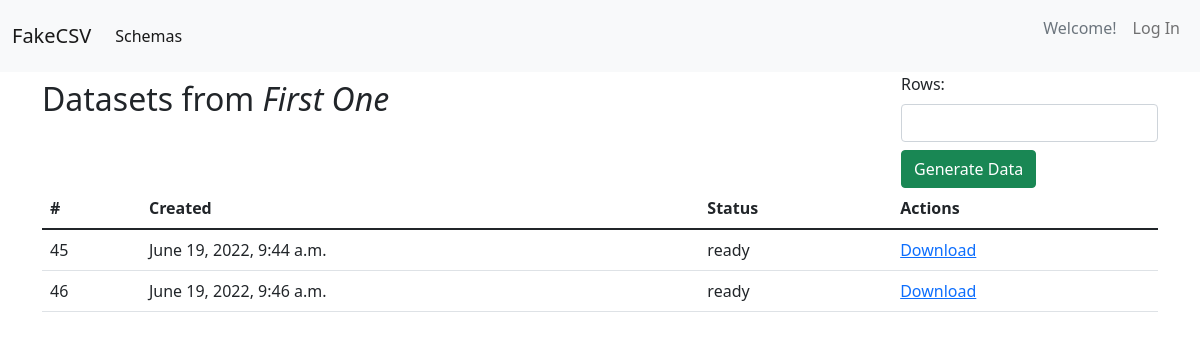
Screenshot of /csv/datasets/23/ with the database file from the repository.
### csvmaker/models.py (models this page shows, shortened)
class Schema(models.Model):
    title = models.CharField(max_length=50)
    author = models.ForeignKey(User, on_delete=models.CASCADE, blank=True, null=True)
    slug = models.SlugField(unique=True, allow_unicode=True)
    delimiter = models.CharField(max_length=1, choices=DELIMITERS_CHOICES, default=',')
    string_quote = models.CharField(max_length=1, choices=STRING_QUOTE_CHOICES, default='"')
    columns = models.ManyToManyField(Column)
    timestamp = models.DateTimeField(auto_now_add=True)
    updated = models.DateTimeField(auto_now=True)
    @property
    def all_datasets(self):
        return self.datasets.all()

class Dataset(models.Model):
    schema = models.ForeignKey(Schema, on_delete=models.SET_NULL, null=True, related_name='datasets')
    timestamp = models.DateTimeField(auto_now_add=True)
    status = models.CharField(max_length=20, choices=DATASET_STATUS_CHOICES, default='none')
    num_rows = models.PositiveIntegerField(default=0)
    filename = models.CharField(max_length=200, blank=True, null=True)
    path_to_file = models.CharField(max_length=200, blank=True, null=True)
    task_id = models.CharField(max_length=200, blank=True, null=True)

### csvmaker/views.py (the view)
# urls.py: path('datasets/<int:id>/', views.single_schema_datasets, name='single'),
def single_schema_datasets(request, id):
    schema_obj = get_object_or_404(Schema, id=id)
    datasets = schema_obj.all_datasets
    context = {
        'schema': schema_obj,
        'datasets': datasets
    }
    return render(request, 'csvmaker/single.html', context)

### csvmaker/templates/csvmaker/single.html (shortened to what this page needs)
{% extends 'base.html' %}
{% load static %}
{% block content %}
  <div class="d-flex justify-content-between">
    <p class='h2 mt-2'>Datasets from <i>{{schema.title}}</i></p>
    <div class="form-group">
      <form action="{% url 'csvmaker:generate' id=schema.id %}" method="post" >
        <label for="num_rows" class='form-label'>Rows:</label>
        <input class='form-control' type="number" min='0' required name="num_rows" value="">
        <button type="submit" class='btn btn-success mt-2' name="button">Generate Data</button>
      </form>
    </div>
  </div>
  <table class='table'>
    <thead>
      <th>#</th>
      <th>Created</th>
      <th>Status</th>
      <th>Actions</th>
    </thead>
  {% for dataset in datasets %}
    <tr data-index='{{dataset.id}}'>
      <td>{{dataset.id}}</td>
      <td>
          {{dataset.timestamp}}
      </td>
      <td>{{dataset.status}}
      </td>
      <td>
        {% if dataset.status == 'ready' %}
          <a href="{% url 'csvmaker:download' id=dataset.id %}">Download</a>
        {% endif %}
      </td>
    </tr>
  {% empty %}
    <h3>No datasets yet. Generate one!</h3>
  {% endfor %}
  </table>
{% endblock %}

### rows the page displays
Schema: title "First One"
Dataset: id "45", timestamp "June 19, 2022, 9:44 a.m.", status "ready", shows "Download"
Dataset: id "46", timestamp "June 19, 2022, 9:46 a.m.", status "ready", shows "Download"
